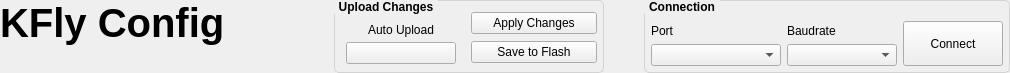
<?xml version="1.0" encoding="UTF-8"?>
<ui version="4.0">
 <class>ui_connect</class>
 <widget class="QWidget" name="ui_connect">
  <property name="geometry">
   <rect>
    <x>0</x>
    <y>0</y>
    <width>1010</width>
    <height>73</height>
   </rect>
  </property>
  <property name="maximumSize">
   <size>
    <width>16777215</width>
    <height>80</height>
   </size>
  </property>
  <property name="windowTitle">
   <string>Form</string>
  </property>
  <layout class="QHBoxLayout" name="horizontalLayout">
   <property name="spacing">
    <number>0</number>
   </property>
   <property name="leftMargin">
    <number>0</number>
   </property>
   <property name="topMargin">
    <number>0</number>
   </property>
   <property name="rightMargin">
    <number>0</number>
   </property>
   <property name="bottomMargin">
    <number>0</number>
   </property>
   <item>
    <widget class="Line" name="line">
     <property name="orientation">
      <enum>Qt::Horizontal</enum>
     </property>
    </widget>
   </item>
   <item>
    <widget class="QLabel" name="label_4">
     <property name="font">
      <font>
       <pointsize>30</pointsize>
       <weight>75</weight>
       <bold>true</bold>
       <underline>false</underline>
       <stylestrategy>PreferAntialias</stylestrategy>
      </font>
     </property>
     <property name="text">
      <string>KFly Config</string>
     </property>
     <property name="alignment">
      <set>Qt::AlignLeading|Qt::AlignLeft|Qt::AlignTop</set>
     </property>
     <property name="margin">
      <number>0</number>
     </property>
     <property name="indent">
      <number>-1</number>
     </property>
    </widget>
   </item>
   <item>
    <spacer name="horizontalSpacer">
     <property name="orientation">
      <enum>Qt::Horizontal</enum>
     </property>
     <property name="sizeHint" stdset="0">
      <size>
       <width>38</width>
       <height>20</height>
      </size>
     </property>
    </spacer>
   </item>
   <item>
    <widget class="QGroupBox" name="groupBox_3">
     <property name="minimumSize">
      <size>
       <width>270</width>
       <height>73</height>
      </size>
     </property>
     <property name="maximumSize">
      <size>
       <width>300</width>
       <height>73</height>
      </size>
     </property>
     <property name="font">
      <font>
       <weight>75</weight>
       <bold>true</bold>
      </font>
     </property>
     <property name="styleSheet">
      <string notr="true">QGroupBox { 
  border: 1px solid lightgray; 
  border-radius: 5px;
  margin-top: 1ex;
}

QGroupBox::title {
    subcontrol-origin: margin;
    subcontrol-position: top left;
    padding: 0 3px;
}</string>
     </property>
     <property name="title">
      <string>Upload Changes</string>
     </property>
     <layout class="QHBoxLayout" name="horizontalLayout_8">
      <property name="spacing">
       <number>0</number>
      </property>
      <property name="leftMargin">
       <number>6</number>
      </property>
      <property name="topMargin">
       <number>6</number>
      </property>
      <property name="rightMargin">
       <number>6</number>
      </property>
      <property name="bottomMargin">
       <number>3</number>
      </property>
      <item>
       <layout class="QVBoxLayout" name="verticalLayout_4">
        <property name="spacing">
         <number>5</number>
        </property>
        <property name="rightMargin">
         <number>10</number>
        </property>
        <item>
         <widget class="QLabel" name="label_11">
          <property name="minimumSize">
           <size>
            <width>120</width>
            <height>0</height>
           </size>
          </property>
          <property name="text">
           <string>Auto Upload</string>
          </property>
          <property name="alignment">
           <set>Qt::AlignBottom|Qt::AlignHCenter</set>
          </property>
         </widget>
        </item>
        <item>
         <layout class="QHBoxLayout" name="horizontalLayout_5">
          <property name="bottomMargin">
           <number>5</number>
          </property>
          <item>
           <widget class="sliderbox" name="buttonAutoUpload">
            <property name="maximumSize">
             <size>
              <width>110</width>
              <height>16777215</height>
             </size>
            </property>
            <property name="text">
             <string/>
            </property>
           </widget>
          </item>
         </layout>
        </item>
       </layout>
      </item>
      <item>
       <layout class="QVBoxLayout" name="verticalLayout">
        <property name="spacing">
         <number>2</number>
        </property>
        <item>
         <widget class="QPushButton" name="buttonApplyChanges">
          <property name="text">
           <string>Apply Changes</string>
          </property>
         </widget>
        </item>
        <item>
         <widget class="QPushButton" name="buttonSave">
          <property name="text">
           <string>Save to Flash</string>
          </property>
         </widget>
        </item>
       </layout>
      </item>
     </layout>
    </widget>
   </item>
   <item>
    <spacer name="horizontalSpacer_2">
     <property name="orientation">
      <enum>Qt::Horizontal</enum>
     </property>
     <property name="sizeType">
      <enum>QSizePolicy::Fixed</enum>
     </property>
     <property name="sizeHint" stdset="0">
      <size>
       <width>40</width>
       <height>20</height>
      </size>
     </property>
    </spacer>
   </item>
   <item>
    <widget class="QGroupBox" name="groupBox">
     <property name="minimumSize">
      <size>
       <width>300</width>
       <height>0</height>
      </size>
     </property>
     <property name="maximumSize">
      <size>
       <width>470</width>
       <height>73</height>
      </size>
     </property>
     <property name="font">
      <font>
       <weight>75</weight>
       <bold>true</bold>
      </font>
     </property>
     <property name="styleSheet">
      <string notr="true">QGroupBox { 
  border: 1px solid lightgray; 
  border-radius: 5px;
  margin-top: 1ex;
}

QGroupBox::title {
    subcontrol-origin: margin;
    subcontrol-position: top left;
    padding: 0 3px;
}</string>
     </property>
     <property name="title">
      <string>Connection</string>
     </property>
     <layout class="QHBoxLayout" name="horizontalLayout_2">
      <property name="leftMargin">
       <number>6</number>
      </property>
      <property name="topMargin">
       <number>6</number>
      </property>
      <property name="rightMargin">
       <number>6</number>
      </property>
      <property name="bottomMargin">
       <number>6</number>
      </property>
      <item>
       <layout class="QVBoxLayout" name="verticalLayout_6">
        <item>
         <widget class="QLabel" name="label_2">
          <property name="text">
           <string>Port</string>
          </property>
          <property name="alignment">
           <set>Qt::AlignBottom|Qt::AlignLeading|Qt::AlignLeft</set>
          </property>
         </widget>
        </item>
        <item>
         <widget class="QComboBox" name="boxPort">
          <property name="minimumSize">
           <size>
            <width>130</width>
            <height>0</height>
           </size>
          </property>
         </widget>
        </item>
       </layout>
      </item>
      <item>
       <layout class="QVBoxLayout" name="verticalLayout_5">
        <item>
         <widget class="QLabel" name="label">
          <property name="text">
           <string>Baudrate</string>
          </property>
          <property name="alignment">
           <set>Qt::AlignBottom|Qt::AlignLeading|Qt::AlignLeft</set>
          </property>
         </widget>
        </item>
        <item>
         <widget class="QComboBox" name="boxBaud">
          <property name="minimumSize">
           <size>
            <width>110</width>
            <height>0</height>
           </size>
          </property>
         </widget>
        </item>
       </layout>
      </item>
      <item>
       <layout class="QVBoxLayout" name="verticalLayout_7">
        <item>
         <spacer name="verticalSpacer">
          <property name="orientation">
           <enum>Qt::Vertical</enum>
          </property>
          <property name="sizeHint" stdset="0">
           <size>
            <width>20</width>
            <height>40</height>
           </size>
          </property>
         </spacer>
        </item>
        <item>
         <widget class="QPushButton" name="buttonConnect">
          <property name="minimumSize">
           <size>
            <width>100</width>
            <height>45</height>
           </size>
          </property>
          <property name="text">
           <string>Connect</string>
          </property>
         </widget>
        </item>
       </layout>
      </item>
     </layout>
    </widget>
   </item>
  </layout>
 </widget>
 <customwidgets>
  <customwidget>
   <class>sliderbox</class>
   <extends>QPushButton</extends>
   <header>sliderbox.h</header>
  </customwidget>
 </customwidgets>
 <resources/>
 <connections/>
</ui>
